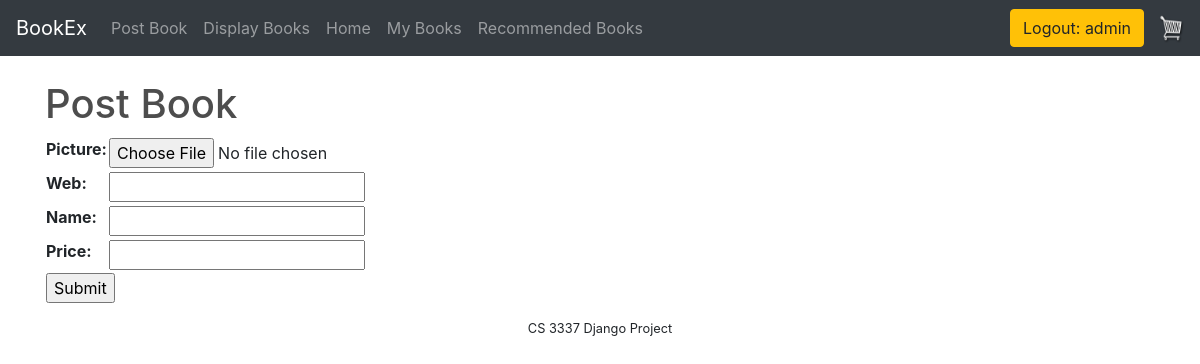
Page /postbook/ (signed in) on the committed database.
### bookMng/models.py (models this page shows, shortened)
class MainMenu(models.Model):
    item = models.CharField(max_length=200, unique=True)
    link = models.CharField(max_length=200, unique=True)

### bookMng/views.py (the view)
# urls.py: path('postbook/', views.postbook, name='postbook'),
@login_required(login_url=reverse_lazy('login'))
def postbook(request):
    submitted = False
    if request.method == 'POST':
        form = BookForm(request.POST, request.FILES)
        if form.is_valid():
            book = form.save(commit=False)
            try:
                book.username = request.user
            except Exception:
                pass
            book.save()
            return HttpResponseRedirect('/postbook?submitted=True')
    else:
        form = BookForm()
        if 'submitted' in request.GET:
            submitted = True
    return render(request,
                  'bookMng/postbook.html',
                  {
                      'form': form,
                      'item_list': MainMenu.objects.all(),
                      'submitted': submitted
                  }
                  )

### bookMng/forms.py
class BookForm(ModelForm):
    class Meta:
        model = Book
        fields = {
            'name',
            'web',
            'price',
            'picture'
        }

### bookEx/templates/bookMng/postbook.html (shortened to what this page needs)
{% extends "base.html" %}
{% load static %}
{% block navlinks %}
  {% for item in item_list %}
   <li>
       <a class="nav-link" href="{{ item.link }}">{{ item.item}} <span class="sr-only">(current)</span></a>
   </li>
   {% endfor %}
{% endblock navlinks %}
{% block content %}
<h1> Post Book </h1>
{% if submitted %}
    <p align="center">
        Post Successful!
    </p>
{% else %}
    <form action="" enctype="multipart/form-data" method="post" novalidate>
        <table>
            {{ form.as_table }}
            <tr>
                <td colspan="2">
                    <input type="submit" value="Submit">
                </td>
            </tr>
        </table>
    </form>
{% endif %}
{% endblock content %}

### bookEx/templates/base.html (shortened to what this page needs)
{% load static %}
<!DOCTYPE html>
<html lang="en">
<head>
    <link href="{% static 'main.css' %}" rel="stylesheet" type="text/css">
    <link rel="stylesheet" href="https://stackpath.bootstrapcdn.com/bootstrap/4.3.1/css/bootstrap.min.css">
</head>
<body>
<nav class="navbar navbar-expand-lg navbar-dark bg-dark">
	  <a class="navbar-brand" href="{% url 'index' %}">BookEx</a>
	  <div class="collapse navbar-collapse" id="navbarSupportedContent">
	    <ul class="navbar-nav mr-auto">
	      <li class="nav-item active">
          {% block navlinks %}
          {% endblock navlinks %}
	      </li>
	    </ul>
	    <div class="form-inline my-2 my-lg-0">
                {% if user.is_authenticated %}
                     <a class="btn btn-warning"href="{% url 'logout' %}?next=/">Logout: {{ user.username }}</a>
                {% else %}
                     <a class="btn btn-warning"href="{% url 'login' %}?next=/">Login</a>
                {% endif %}
	     	<a href="{% url 'cart' %}">
	    		<img width="30" height="30"  id="cart-icon" src="{% static 'cart.png' %}">
	    	</a>
	    </div>
	  </div>
</nav>
<div class="container">
    <br>
    {% block content %}
    {% endblock content %}
</div>
<footer id="footer">
    CS 3337 Django Project
</footer>
</body>
</html>

### bookEx/static/main.css (style rules this page uses)
#footer { text-align: center; font-size: 0.8em; margin-top: 5px; padding-top: 10px; clear: both; }
body { background-color: hsl(0, 0%, 98%); }
h1,h2,h3,h4,h5,h6 { color:hsl(0, 0%, 30%); }
.bg-dark { background-color: #4f868c!important; }
#cart-icon { width:25px; display: inline-block; margin-left: 15px; }
.btn { border-radius: 0; }

### rows in the picture
MainMenu: item "Post Book"
MainMenu: item "Display Books"
MainMenu: item "Home"
MainMenu: item "My Books"
MainMenu: item "Recommended Books"

### other values in the picture
{{ user.username }} "admin"
